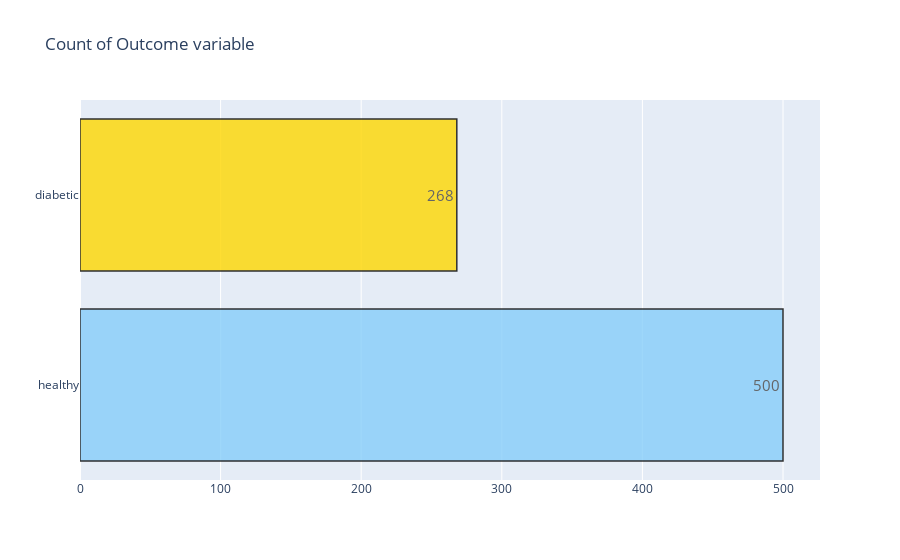
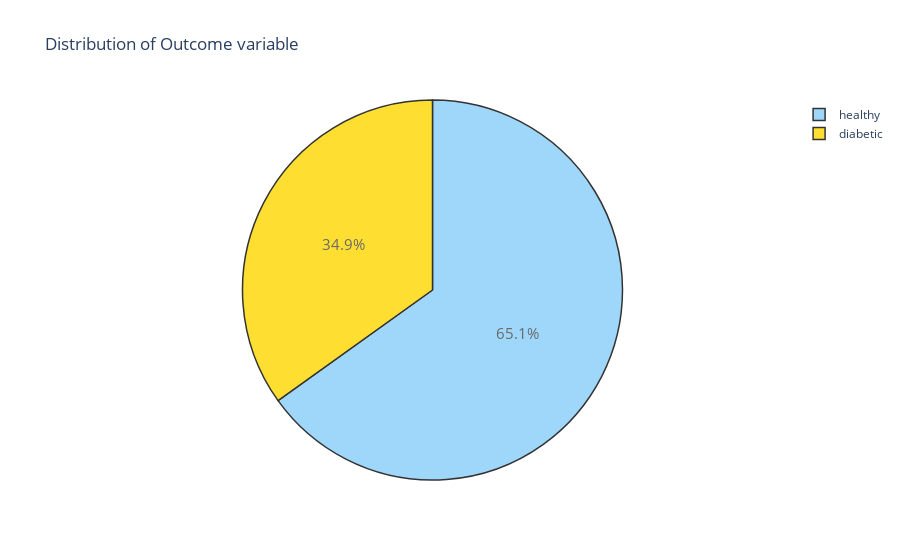

The notebook cell these images were saved under, in order:
### Code cell
target_count()
target_percent()

### Figure 1 — Plotly figure (JSON) as saved in the notebook; plotly's stock layout.template omitted (floating-point values rounded to 4 significant figures)
{"data": [{"marker": {"color": ["lightskyblue", "gold"], "line": {"color": "#000000", "width": 1.5}}, "opacity": 0.8, "orientation": "h", "text": ["500", "268"], "textfont": {"size": 15}, "textposition": "auto", "type": "bar", "x": [500, 268], "y": ["healthy", "diabetic"]}], "layout": {"title": {"text": "Count of Outcome variable"}}}

### Figure 2 — Plotly figure (JSON) as saved in the notebook; plotly's stock layout.template omitted (floating-point values rounded to 4 significant figures)
{"data": [{"labels": ["healthy", "diabetic"], "marker": {"colors": ["lightskyblue", "gold"], "line": {"color": "#000000", "width": 1.5}}, "opacity": 0.8, "textfont": {"size": 15}, "type": "pie", "values": [500, 268]}], "layout": {"title": {"text": "Distribution of Outcome variable"}}}
